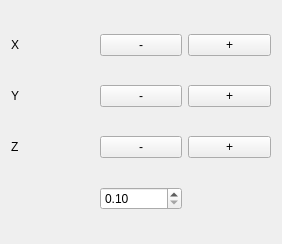
           <widget class="QWidget" name="page_4">
            <property name="geometry">
             <rect>
              <x>0</x>
              <y>0</y>
              <width>282</width>
              <height>244</height>
             </rect>
            </property>
            <attribute name="label">
             <string>Moving</string>
            </attribute>
            <layout class="QGridLayout" name="gridLayout_10">
             <item row="5" column="0">
              <widget class="QLabel" name="label_33">
               <property name="text">
                <string>Z</string>
               </property>
              </widget>
             </item>
             <item row="1" column="2">
              <widget class="QPushButton" name="pushButton_mv_x_plus">
               <property name="text">
                <string>+</string>
               </property>
              </widget>
             </item>
             <item row="4" column="2">
              <widget class="QPushButton" name="pushButton_mv_y_plus">
               <property name="text">
                <string>+</string>
               </property>
              </widget>
             </item>
             <item row="4" column="1">
              <widget class="QPushButton" name="pushButton_mv_y_minus">
               <property name="text">
                <string>-</string>
               </property>
              </widget>
             </item>
             <item row="5" column="2">
              <widget class="QPushButton" name="pushButton_mv_z_plus">
               <property name="text">
                <string>+</string>
               </property>
              </widget>
             </item>
             <item row="1" column="1">
              <widget class="QPushButton" name="pushButton_mv_x_minus">
               <property name="text">
                <string>-</string>
               </property>
              </widget>
             </item>
             <item row="5" column="1">
              <widget class="QPushButton" name="pushButton_mv_z_minus">
               <property name="text">
                <string>-</string>
               </property>
              </widget>
             </item>
             <item row="4" column="0">
              <widget class="QLabel" name="label_35">
               <property name="text">
                <string>Y</string>
               </property>
              </widget>
             </item>
             <item row="1" column="0">
              <widget class="QLabel" name="label_34">
               <property name="text">
                <string>X</string>
               </property>
              </widget>
             </item>
             <item row="6" column="1">
              <widget class="QDoubleSpinBox" name="doubleSpinBox_mv_value">
               <property name="minimum">
                <double>0.100000000000000</double>
               </property>
               <property name="maximum">
                <double>1.000000000000000</double>
               </property>
               <property name="singleStep">
                <double>0.100000000000000</double>
               </property>
               <property name="value">
                <double>0.100000000000000</double>
               </property>
              </widget>
             </item>
            </layout>
           </widget>
